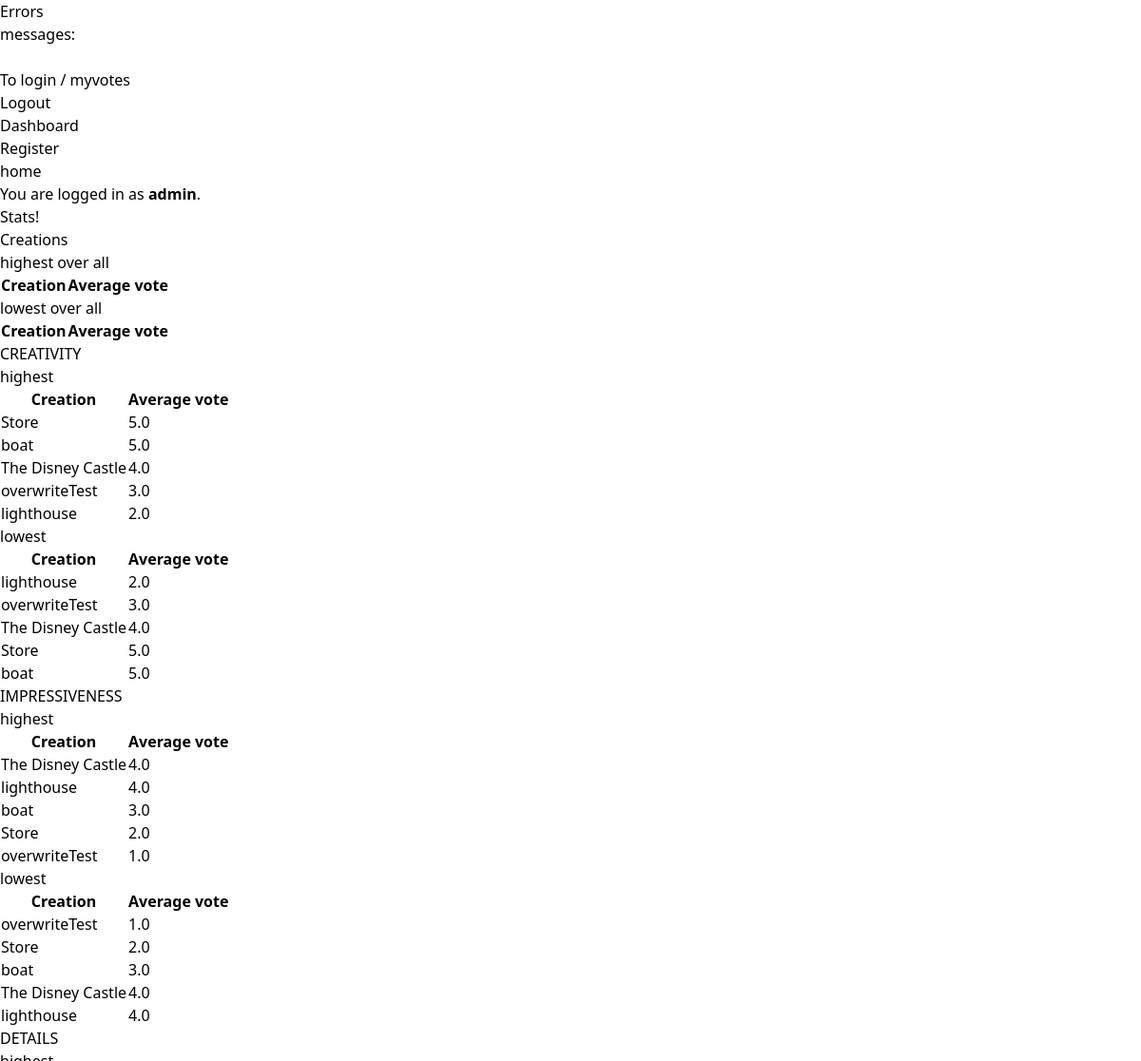
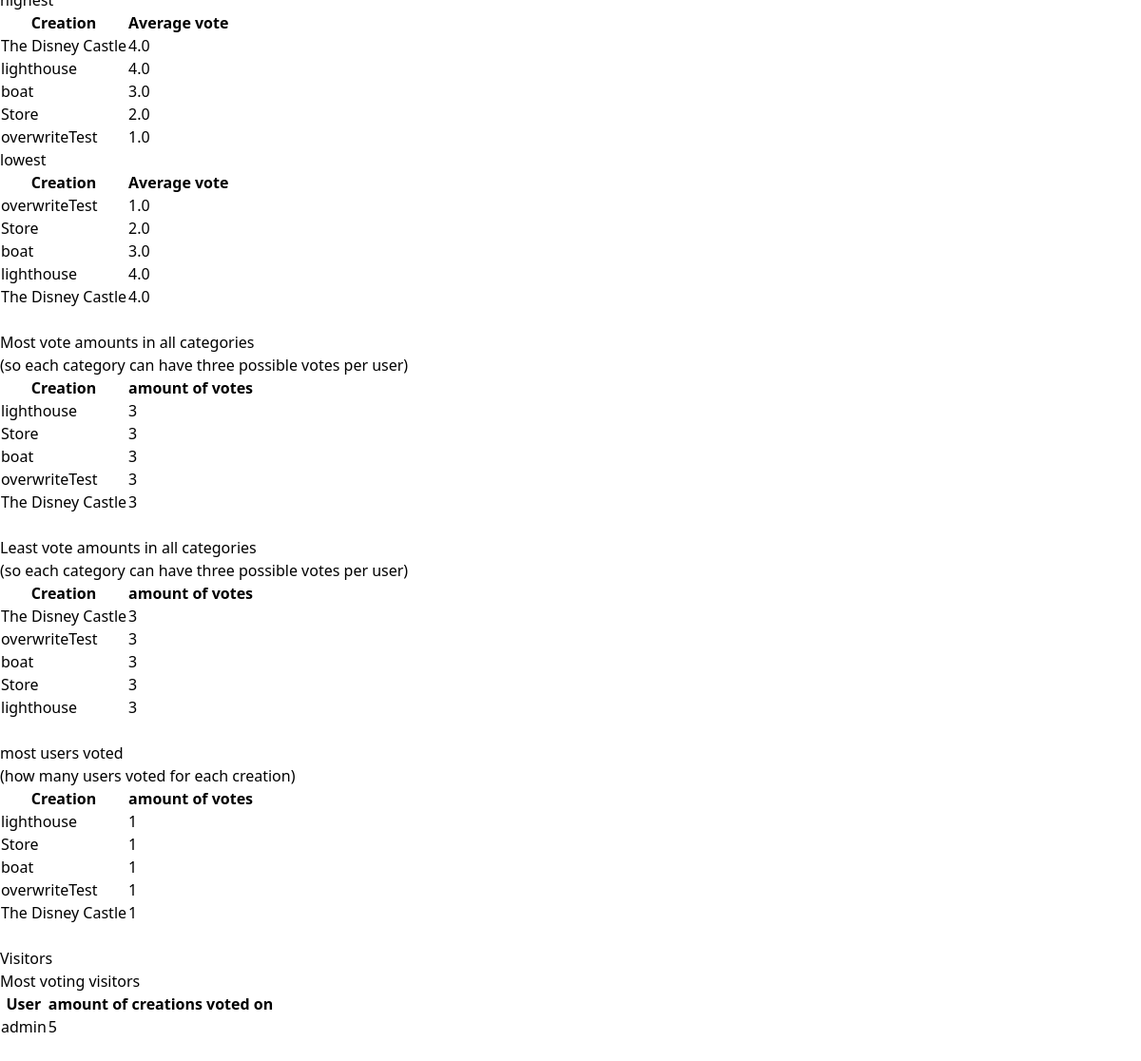
The app's page /voting/dashboard/stats/ (signed in) with its own data (2 pictures, top to bottom).
### voting/models.py (models this page shows)
class Creation(models.Model):
    name = models.CharField(max_length=200)
    description = models.CharField(max_length=200)
    creator = models.CharField(max_length=200)
    image = models.ImageField(
        upload_to='creations/', null=True, blank=True)
    number = models.IntegerField(unique=True)
    def __str__(self):
        return self.name

### voting/views.py (the view)
# urls.py: path("dashboard/stats/", views.stats, name="stats"),
@ user_passes_test(lambda u: u.is_staff)
def stats(request):
    def subSetOfQuery(querySet, lowToHigh=False):
        splice = min(settings.STAT_AMOUNT, len(querySet))
        return querySet[:splice]
    highestAvgPerCreation = Creation.objects.annotate(
        avg=Coalesce(Avg("votinglist__vote"), 0, output_field=FloatField())).order_by("-avg")
    highestAvgPerCreation = subSetOfQuery(highestAvgPerCreation)
    lowestAvgPerCreation = Creation.objects.annotate(
        avg=Coalesce(Avg("votinglist__vote"), 0, output_field=FloatField())).order_by("avg")
    lowestAvgPerCreation = subSetOfQuery(lowestAvgPerCreation)
    highestCrea = Creation.objects.filter(votinglist__category__startswith="crea").annotate(
        avg=Avg("votinglist__vote")).order_by("-avg")
    highestCrea = subSetOfQuery(highestCrea)
    lowestCrea = Creation.objects.filter(votinglist__category__startswith="crea").annotate(
        avg=Avg("votinglist__vote")).order_by("avg")
    lowestCrea = subSetOfQuery(lowestCrea)
    highestImpr = Creation.objects.filter(votinglist__category__startswith="impr").annotate(
        avg=Avg("votinglist__vote")).order_by("-avg")
    highestImpr = subSetOfQuery(highestImpr)
    lowestImpr = Creation.objects.filter(votinglist__category__startswith="impr").annotate(
        avg=Avg("votinglist__vote")).order_by("avg")
    lowestImpr = subSetOfQuery(lowestImpr)
    highestDeta = Creation.objects.filter(votinglist__category__startswith="impr").annotate(
        avg=Avg("votinglist__vote")).order_by("-avg")
    highestDeta = subSetOfQuery(highestDeta)
    lowestDeta = Creation.objects.filter(votinglist__category__startswith="impr").annotate(
        avg=Avg("votinglist__vote")).order_by("avg")
    lowestDeta = subSetOfQuery(lowestDeta)
    amountOfVotes = Creation.objects.annotate(
        amount=Count("votinglist__vote")).order_by("-amount")
    amountOfVotes = subSetOfQuery(amountOfVotes)
    mostVotes = User.objects.annotate(amount=Count(
        "votinglist__creation__id", distinct=True)).order_by("-amount")
    mostVotes = subSetOfQuery(mostVotes)
    mostUsers = Creation.objects.annotate(amount=Count(
        "votinglist__user__id", distinct=True)).order_by("-amount")
    mostUsers = subSetOfQuery(mostUsers)
    return render(request=request, template_name="voting/stats.html", context={
        "highestAvgPerCreation": highestAvgPerCreation,
        "lowestAvgPerCreation": lowestAvgPerCreation,
        "highestCrea": highestCrea,
        "lowestCrea": lowestCrea,
        "highestImpr": highestImpr,
        "lowestImpr": lowestImpr,
        "highestDeta": highestDeta,
        "lowestDeta": lowestDeta,
        "amountOfVotes": amountOfVotes,
        "mostUsers": mostUsers,
        "mostVotes": mostVotes,
        "creations": Creation.objects.all()})

### voting/templates/voting/stats.html (shortened to what this page needs)
{% extends 'voting/header.html' %}
{% block content %}
{% include "voting/includes/status.html" %}
<h2>Stats!</h2>
<h2>Creations</h2>
<h4>highest over all</h4>
<table>
    <tr>
      <th>Creation</th>
      <th>Average vote</th>
    </tr>
  </table>
<h4>lowest over all</h4>
<table>
    <tr>
      <th>Creation</th>
      <th>Average vote</th>
    </tr>
</table>
<h3>CREATIVITY</h3>
<h4> highest</h4>
<table>
    <tr>
      <th>Creation</th>
      <th>Average vote</th>
    </tr>
    {% for item in highestCrea %}
    <tr>
        <td>{{ item }}</td>
        <td>{{ item.avg }}</td>
    </tr>
    {% endfor %}
</table>
<h4> lowest</h4>
<table>
    <tr>
      <th>Creation</th>
      <th>Average vote</th>
    </tr>
    {% for item in lowestCrea %}
    <tr>
        <td>{{ item }}</td>
        <td>{{ item.avg }}</td>
    </tr>
    {% endfor %}
</table>
<h3>IMPRESSIVENESS</h3>
<h4> highest</h4>
<table>
    <tr>
      <th>Creation</th>
      <th>Average vote</th>
    </tr>
    {% for item in highestImpr %}
    <tr>
        <td>{{ item }}</td>
        <td>{{ item.avg }}</td>
    </tr>
    {% endfor %}
</table>
<h4>lowest</h4>
<table>
    <tr>
      <th>Creation</th>
      <th>Average vote</th>
    </tr>
    {% for item in lowestImpr %}
    <tr>
        <td>{{ item }}</td>
        <td>{{ item.avg }}</td>
    </tr>
    {% endfor %}
</table>
<h3>DETAILS</h3>
<h4>highest</h4>
<table>
    <tr>
      <th>Creation</th>
      <th>Average vote</th>
    </tr>
    {% for item in highestDeta %}
    <tr>
        <td>{{ item }}</td>
        <td>{{ item.avg }}</td>
    </tr>
    {% endfor %}
</table>
<h4>lowest</h4>
<table>
    <tr>
      <th>Creation</th>
      <th>Average vote</th>
    </tr>
    {% for item in highestDeta reversed %}
    <tr>
        <td>{{ item }}</td>
        <td>{{ item.avg }}</td>
    </tr>
    {% endfor %}
</table>
<br>
<h3>Most vote amounts in all categories</h3>
(so each category can have three possible votes per user)
<table>
  <tr>
    <th>Creation</th>
    <th>amount of votes</th>
  </tr>
  {% for item in amountOfVotes %}
  <tr>
      <td>{{ item }}</td>
      <td>{{ item.amount }}</td>
  </tr>
  {% endfor %}
</table>
<br>
<h3>Least vote amounts in all categories</h3>
(so each category can have three possible votes per user)
<table>
  <tr>
    <th>Creation</th>
    <th>amount of votes</th>
  </tr>
  {% for item in amountOfVotes reversed %}
  <tr>
      <td>{{ item }}</td>
      <td>{{ item.amount }}</td>
  </tr>
  {% endfor %}
</table>
<br>
<h3>most users voted</h3>
(how many users voted for each creation)
<table>
  <tr>
    <th>Creation</th>
    <th>amount of votes</th>
  </tr>
  {% for item in mostUsers %}
  <tr>
      <td>{{ item }}</td>
      <td>{{ item.amount }}</td>
  </tr>
  {% endfor %}
</table>
<br>
<h2>Visitors</h2>
<h3>Most voting visitors</h3>
<table>
  <tr>
    <th>User</th>
    <th>amount of creations voted on</th>
  </tr>
  {% for item in mostVotes %}
  <tr>
      <td>{{ item }}</td>
      <td>{{ item.amount }}</td>
  </tr>
  {% endfor %}
</table>
<br>
{% endblock %}

### voting/templates/voting/header.html (shortened to what this page needs)
<head>
  {% load static %}
  <link rel="stylesheet" href="{% static 'voting/css/output.css' %}">
</head>
<body>
  <div>
    <h2>Errors</h2>
  </div>
    {% include "voting/includes/messages.html" %}
  <div class="container">
    <br>
    {% include "voting/includes/nav.html" %}
    {% block content %}
    {% endblock %}
  </div>
</body>

### voting/templates/voting/includes/messages.html (shortened to what this page needs)
<div>
    messages:
</div>

### voting/templates/voting/includes/nav.html
<nav>
    <a href="{% url 'voting:login' %}">To login / myvotes</a>
    <br>
    <a href="{% url 'voting:logout' %}">Logout</a>
    <br>
    <a href="{% url 'voting:dashboard' %}">Dashboard</a>
    <br>
    <a href="{% url 'voting:register' %}">Register</a>
    <br>
    <a href="/">home</a>
</nav>

### voting/templates/voting/includes/status.html
<div>
    <p>
        {% if user.is_authenticated %}
        You are logged in as <strong>{{ user.username }}</strong>.
        {% else %}
        You are not logged in.
        {% endif %}
    </p>
</div>

### records on screen
Creation: name "Store", avg "5.0", avg "2.0", amount "3", amount "1"
Creation: name "boat", avg "5.0", avg "3.0", amount "3", amount "1"
Creation: name "The Disney Castle", avg "4.0", amount "3", amount "1"
Creation: name "overwriteTest", avg "3.0", avg "1.0", amount "3", amount "1"
Creation: name "lighthouse", avg "2.0", avg "4.0", amount "3", amount "1"

### other values on screen
{{ user.username }} "admin"
{{ item }} "admin"
{{ item.amount }} "5"
